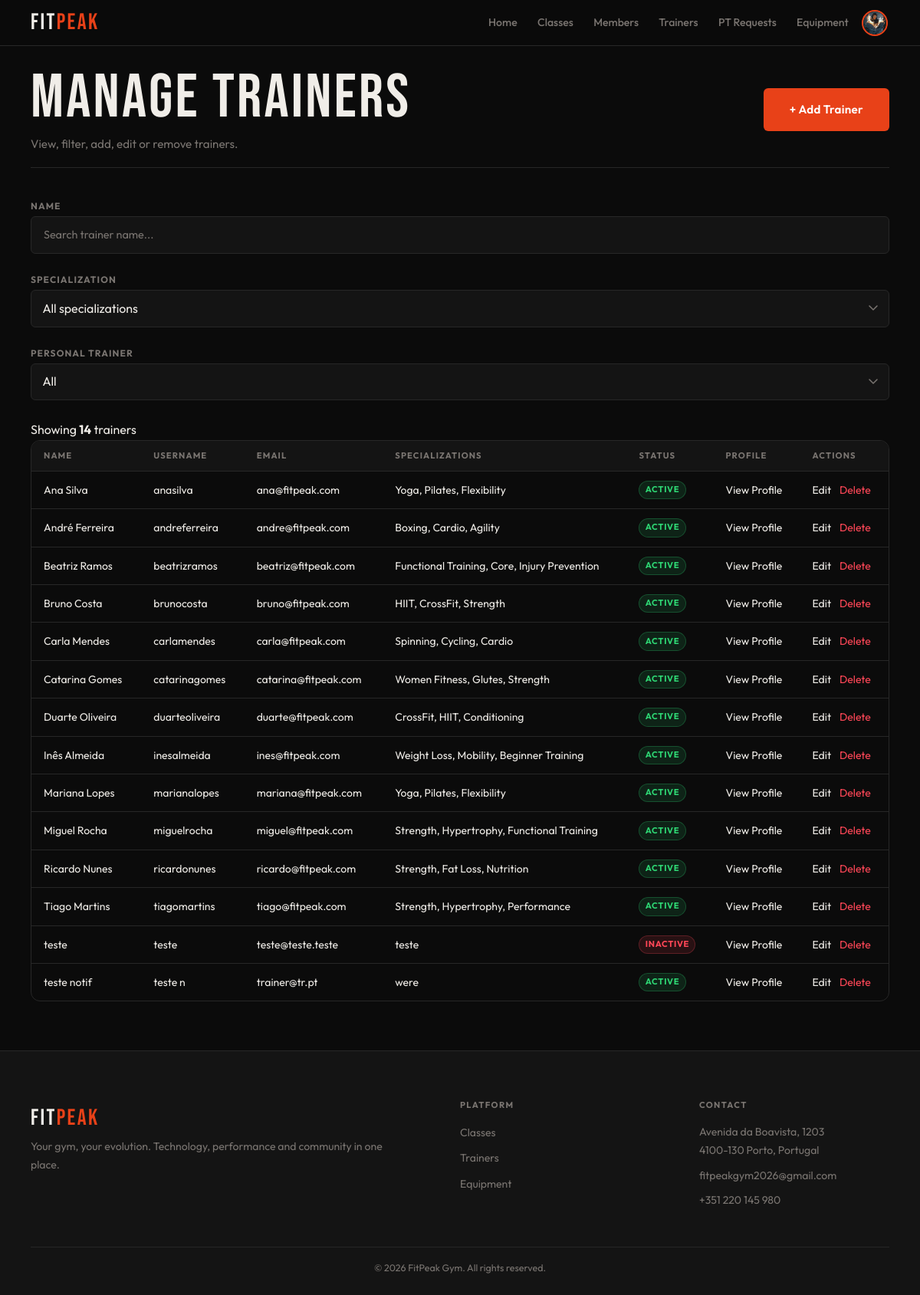
Page /admin/trainers.php?error=notfound (signed in) on the earlier database version.
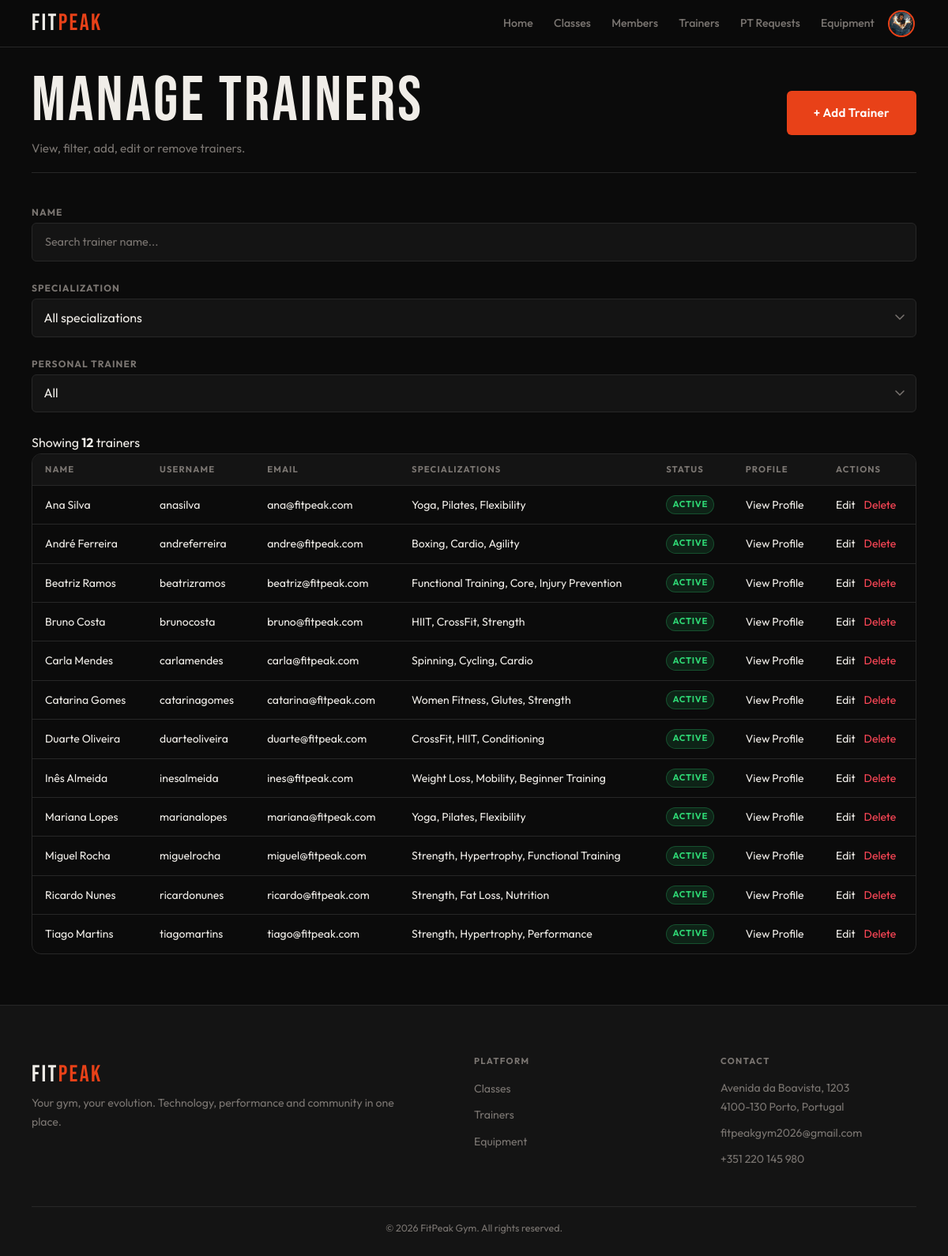
Same page on the later database version.
### tables this page shows
CREATE TABLE users (
    id         INTEGER  PRIMARY KEY AUTOINCREMENT,
    name       TEXT     NOT NULL,
    username   TEXT     UNIQUE
                        NOT NULL,
    email      TEXT     UNIQUE
                        NOT NULL,
    password   TEXT     NOT NULL,
    role       TEXT     NOT NULL
                        DEFAULT 'member'
                        CHECK (role IN ('member', 'trainer', 'admin') ),
    is_admin   INTEGER  NOT NULL
                        DEFAULT 0,
    photo      TEXT     DEFAULT NULL,
    active     INTEGER  NOT NULL
                        DEFAULT 1,
    created_at DATETIME DEFAULT CURRENT_TIMESTAMP
);

### db/trainers.php (called while the page is built, shortened)
<?php
function getAllTrainers($pdo, $filters = []) {
    $sql = "
        SELECT
            u.id,
            u.name,
            u.username,
            u.email,
            u.photo,
            u.active,
            u.is_admin,
            tp.bio,
            tp.specializations,
            tp.certifications,
            tp.is_pt,
            tp.pt_description,
            tp.pt_hourly_rate,
            tp.pt_available,
            COALESCE(ROUND(AVG(r.rating), 1), 0) AS rating,
            COUNT(r.id) AS review_count
        FROM users u
        LEFT JOIN trainer_profiles tp ON u.id = tp.user_id
        LEFT JOIN class_schedules cs ON cs.trainer_id = u.id
        LEFT JOIN class_sessions sess ON sess.schedule_id = cs.id
        LEFT JOIN reviews r ON r.session_id = sess.id
        WHERE u.role = 'trainer'
    ";
    $params = [];
    $sql .= "
        GROUP BY u.id
        ORDER BY u.name ASC
    ";
    $stmt = $pdo->prepare($sql);
    $stmt->execute($params);
    return $stmt->fetchAll(PDO::FETCH_ASSOC);
}
?>

### template/trainers.php (the view, shortened to what this page needs)
    <?php
function output_trainers_admin_table($trainers) {
    foreach ($trainers as $t) {
        $id = (int)$t['id'];
        ?>
        <tr>
            <td><?= htmlspecialchars($t['name']) ?></td>
            <td><?= htmlspecialchars($t['username']) ?></td>
            <td><?= htmlspecialchars($t['email']) ?></td>
            <td><?= htmlspecialchars(substr($t['specializations'] ?? '', 0, 50)) ?></td>
            <td>
                <div class="status-badges">
                    <?= $t['active']
                        ? '<span class="badge badge-success">Active</span>'
                        : '<span class="badge badge-danger">Inactive</span>'
                    ?>
                </div>
            </td>
            <td>
                <a href="../admin/trainer_profile.php?id=<?= $id ?>" class="action-link">View Profile</a>
            </td>
            <td>
                <a href="edit_trainer.php?id=<?= $id ?>" class="action-link">Edit</a>
                <a href="delete_trainer.php?id=<?= $id ?>" class="action-link danger delete-trainer-link">Delete</a>
            </td>
        </tr>
        <?php
    }
}
    ?>

### includes/header.php (shortened to what this page needs)
<?php
if (!function_exists('output_header')) {
    function output_header($pageCss) {
        $loggedIn = isset($_SESSION['user_id']);
        $userName = $_SESSION['user_name'] ?? '';
        $originalRole = $_SESSION['role'] ?? '';
        $userPhoto = $_SESSION['user_photo'] ?? null;
        $userIsAdmin = !empty($_SESSION['is_admin']) || $originalRole === 'admin';
        $activeRole = $_SESSION['active_role'] ?? '';
        if (!$loggedIn) {
            $headerArea = 'public';
        } elseif ($activeRole === 'member') {
            $headerArea = 'member';
        } elseif ($activeRole === 'trainer') {
            $headerArea = 'trainer';
        } elseif ($activeRole === 'admin') {
            $headerArea = 'admin';
        }
        $avatarHtml = '';
        if ($loggedIn) {
            $initial = strtoupper(substr($userName, 0, 1));
            if (!empty($userPhoto)) {
                $avatarHtml = '<img src="' . htmlspecialchars($userPhoto) . '" alt="' . htmlspecialchars($userName) . '" class="avatar-img">';
            } else {
                $avatarHtml = '<span class="avatar-initial">' . htmlspecialchars($initial) . '</span>';
            }
        }
        switch ($headerArea) {
            case 'admin':
                $logoLink = '../admin/dashboard.php';
                $profileLink = '../admin/profile.php';
                break;
        }
?>
<!DOCTYPE html>
<html lang="en">
<head>
    <link rel="stylesheet" href="../css/base.css">
    <link rel="stylesheet" href="../css/components.css">
    <link rel="stylesheet" href="../css/pages/<?= htmlspecialchars($pageCss) ?>">
</head>
<body>
<header>
    <nav class="navbar" aria-label="Main navigation">
        <a href="<?= htmlspecialchars($logoLink) ?>" class="logo">FIT<span>PEAK</span></a>
        <ul class="nav-menu">
            <?php if ($headerArea === 'member'): ?>
                <li><a href="../member/dashboard.php">Home</a></li>
                <li><a href="../member/classes.php">Classes</a></li>
                <li><a href="../member/trainers.php">Trainers</a></li>
                <li><a href="../member/equipment.php">Equipment</a></li>
                <li><a href="../member/notifications.php">Notifications</a></li>
                <?php if ($userIsAdmin && $originalRole !== 'admin'): ?>
                    <li><a href="../public/choose_area.php" class="nav-login">Switch Area</a></li>
                <?php endif; ?>
                <li class="nav-avatar">
                    <a href="../member/profile.php" class="avatar-link" title="My Profile">
                        <div class="avatar"><?= $avatarHtml ?></div>
                    </a>
                </li>
            <?php elseif ($headerArea === 'admin'): ?>
                <li><a href="../admin/dashboard.php">Home</a></li>
                <li><a href="../admin/classes.php">Classes</a></li>
                <li><a href="../admin/members.php">Members</a></li>
                <li><a href="../admin/trainers.php">Trainers</a></li>
                <li><a href="../admin/pt_requests.php">PT Requests</a></li>
                <li><a href="../admin/equipment.php">Equipment</a></li>
                <li class="nav-avatar">
                    <a href="<?= htmlspecialchars($profileLink) ?>" class="avatar-link" title="My Profile">
                        <div class="avatar"><?= $avatarHtml ?></div>
                    </a>
                </li>
            <?php endif; ?>
        </ul>
    </nav>
</header>
<?php
    }
}
?>

### admin/trainers.php (shortened to what this page needs)
<?php
require_once '../includes/header.php';
require_once '../includes/footer.php';
require_once '../db/trainers.php';
require_once '../template/trainers.php';
$pdo = getDatabaseConnection();
$filters = [
    'specialization' => $_GET['specialization'] ?? '',
    'name'           => $_GET['name'] ?? '',
    'is_pt'          => $_GET['is_pt'] ?? ''
];
$selectedName = $filters['name'];
$selectedIsPt = $filters['is_pt'];
$trainers = getAllTrainers($pdo, $filters);
output_header('admin_trainers.css');
?>
<link rel="stylesheet" href="../css/pages/form.css">
<main class="main">
    <div class="container">
        <header class="page-header">
            <div class="page-header-row page-header-actions">
                <div>
                    <h1>Manage Trainers</h1>
                    <p>View, filter, add, edit or remove trainers.</p>
                </div>
                <a href="create_trainer.php" class="main-button">+ Add Trainer</a>
            </div>
        </header>
        <form id="filter-form" method="get" class="filter-bar trainers-filter">
            <div class="filter-group">
                <label class="form-label" for="f-name">Name</label>
                <input
                    type="text"
                    id="f-name"
                    name="name"
                    class="form-control"
                    value="<?= htmlspecialchars($selectedName) ?>"
                    placeholder="Search trainer name..."
                >
            </div>
            <div class="filter-group">
                <label class="form-label" for="f-specialization">Specialization</label>
                <select id="f-specialization" name="specialization" class="form-select">
                    <option value="">All specializations</option>
                </select>
            </div>
            <div class="filter-group">
                <label class="form-label" for="f-is-pt">Personal Trainer</label>
                <select id="f-is-pt" name="is_pt" class="form-select">
                    <option value="" <?= $selectedIsPt === '' ? 'selected' : '' ?>>All</option>
                </select>
            </div>
        </form>
        <div class="results-bar">
            <p class="results-count">
                Showing <strong id="trainer-count"><?= count($trainers) ?></strong> trainers
            </p>
        </div>
        <div class="table-wrap">
            <table>
                <thead>
                    <tr>
                        <th>Name</th>
                        <th>Username</th>
                        <th>Email</th>
                        <th>Specializations</th>
                        <th>Status</th>
                        <th>Profile</th>
                        <th>Actions</th>
                    </tr>
                </thead>
                <tbody id="trainer-table-body">
                    <?php output_trainers_admin_table($trainers); ?>
                </tbody>
            </table>
        </div>
    </div>
</main>
<?php output_footer('../admin/'); ?>

### includes/footer.php
<?php
function output_footer($basePath = '') {
    $safeBasePath = htmlspecialchars($basePath);
?>
    <footer class="site-footer">
        <div class="container">
            <div class="footer-grid">
                <div class="footer-box">
                    <span class="logo">FIT<span>PEAK</span></span>
                    <p>Your gym, your evolution. Technology, performance and community in one place.</p>
                </div>
                <div class="footer-box">
                    <h3>Platform</h3>
                    <ul>
                        <li><a href="<?= $safeBasePath ?>classes.php">Classes</a></li>
                        <li><a href="<?= $safeBasePath ?>trainers.php">Trainers</a></li>
                        <li><a href="<?= $safeBasePath ?>equipment.php">Equipment</a></li>
                    </ul>
                </div>
                <div class="footer-box">
                    <h3>Contact</h3>
                    <p>Avenida da Boavista, 1203<br>4100-130 Porto, Portugal</p>
                    <p>fitpeakgym2026@gmail.com</p>
                    <p>+351 220 145 980</p>
                </div>
            </div>
            <div class="footer-bottom">
                <p>&copy; 2026 FitPeak Gym. All rights reserved.</p>
            </div>
        </div>
    </footer>
    </body>
    </html>
<?php } ?>

### css/base.css (style rules this page uses)
:root { --bg: #0b0b0b; --surface: #141414; --card: #1c1c1c; --border: #272727; --accent: #e84118; --accent-glow: rgba(232, 65, 24, 0.28); --text: #f0ede8; --muted: #7a7571; --success: #2ed573; --warning: #ffa502; --danger: #ff4757; --info: #1e90ff; --ff-display: 'Bebas Neue', sans-serif; --ff-body: 'Outfit', sans-serif; --sp-xs: 0.25rem; --sp-sm: 0.5rem; --sp-md: 1rem; --sp-lg: clamp(1rem, 3vw, 1.5rem); --sp-xl: clamp(1.5rem, 5vw, 2.5rem); --sp-2xl: clamp(2rem, 7vw, 4rem); --nav-h: 60px; --r-sm: 6px; --r-md: 12px; --r-pill: 999px; --touch: 44px; --max-w: 1200px; --shadow-a: 0 0 24px var(--accent-glow); --t: 0.22s cubic-bezier(0.4, 0, 0.2, 1); }
*, *::before, *::after { box-sizing: border-box; margin: 0; padding: 0; }
html { font-size: 16px; scroll-behavior: smooth; -webkit-text-size-adjust: 100%; }
body { font-family: var(--ff-body); background: var(--bg); color: var(--text); line-height: 1.6; min-height: 100dvh; display: flex; flex-direction: column; overflow-x: hidden; }
img, svg { display: block; max-width: 100%; height: auto; }
a { color: inherit; text-decoration: none; }
ul, ol { list-style: none; }
input, select, textarea { font: inherit; }
h1, h2, h3, h4, h5, h6 { font-family: var(--ff-display); letter-spacing: 0.04em; line-height: 1.1; font-weight: 400; }
h1 { font-size: clamp(2.2rem, 7vw, 5rem); }
h3, h4 { font-size: clamp(1rem, 2.5vw, 1.2rem); font-family: var(--ff-body); font-weight: 600; }
p { line-height: 1.75; }
.container { width: 100%; max-width: var(--max-w); margin-inline: auto; padding-inline: var(--sp-md); }
.main { flex: 1; padding-top: var(--nav-h); }
@media (min-width: 640px) { .container { padding-inline: var(--sp-lg); } }
@media (min-width: 1024px) { .container { padding-inline: var(--sp-xl); } }

### css/pages/admin_trainers.css (style rules this page uses)
.action-link.danger { color: var(--danger); margin-left: 0.5rem; }
.filter-group { gap: var(--sp-md); margin-bottom: var(--sp-lg); }

### css/pages/form.css (style rules this page uses)
.form-control, .form-input { width: 100%; min-height: var(--touch); background: var(--surface); border: 1px solid var(--border); border-radius: var(--r-sm); color: var(--text); padding: 0.75rem 1rem; font-size: 0.9rem; font-family: var(--ff-body); transition: border-color var(--t), box-shadow var(--t), background var(--t); }
.form-control::placeholder, .form-input::placeholder { color: var(--muted); }
.page-header-actions { display: flex; justify-content: space-between; align-items: center; gap: var(--sp-md); }
main { padding-bottom: var(--sp-2xl); }

Differences in the rows shown:
removed users: name "teste", username "teste", email "teste@teste.teste", specializations "teste", active "INACTIVE"
removed users: name "teste notif", username "teste n", email "trainer@tr.pt", specializations "were", active "ACTIVE"
Other differences:
count($trainers): "14" → "12"
